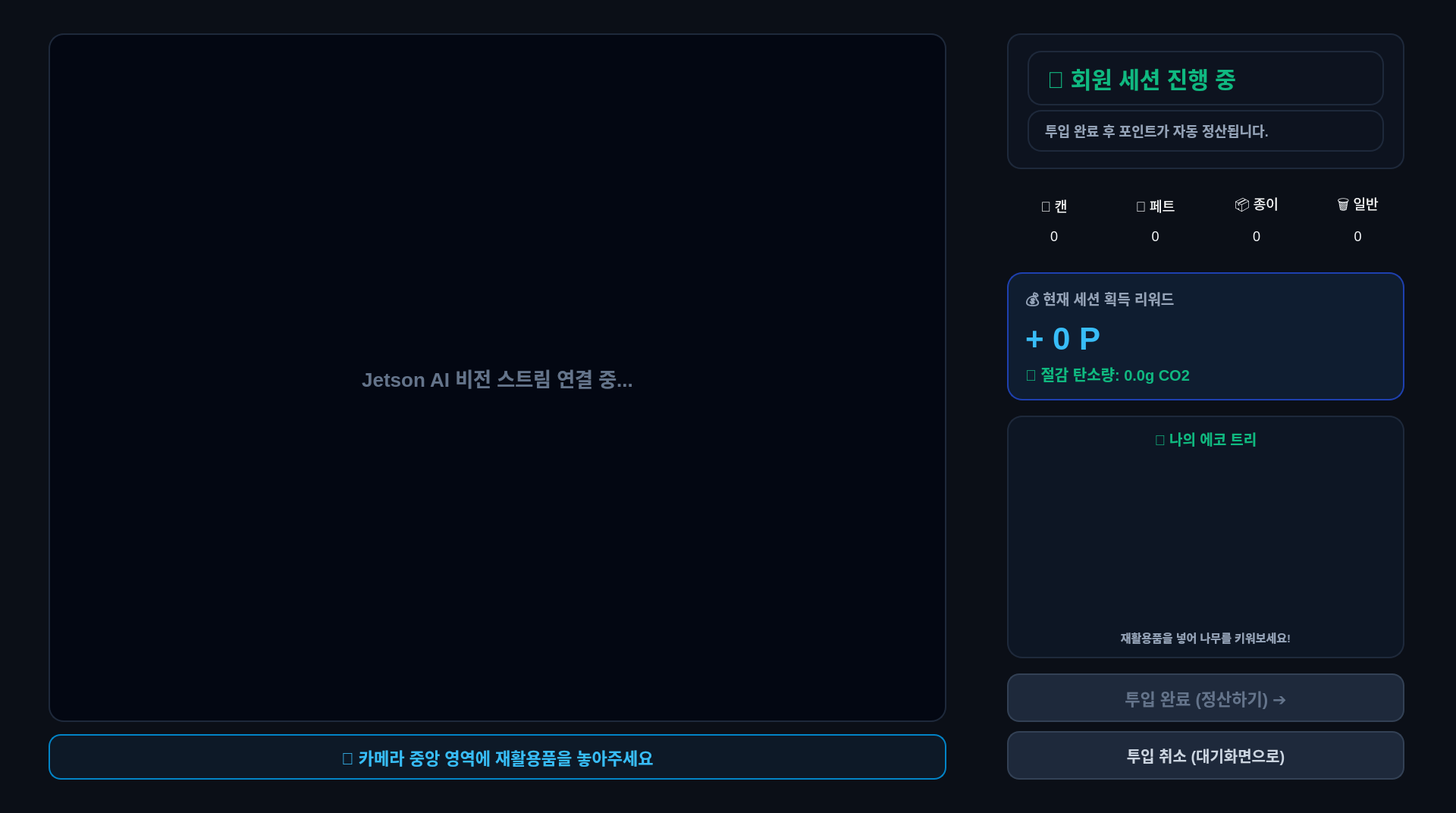
<?xml version="1.0" encoding="UTF-8"?>
<ui version="4.0">
 <class>RecyclePage</class>
 <widget class="QWidget" name="RecyclePage">
  <property name="enabled">
   <bool>false</bool>
  </property>
  <property name="geometry">
   <rect>
    <x>0</x>
    <y>0</y>
    <width>1920</width>
    <height>1052</height>
   </rect>
  </property>
  <property name="styleSheet">
   <string notr="true">
QWidget {
    background-color: #0B0F17;
    color: #F8FAFC;
    font-family: 'Pretendard', 'Segoe UI', sans-serif;
    font-size: 18px;
}

QLabel {
    background-color: transparent;
}

/* 카드 패널 공통 */
QFrame.kioskPanel {
    background-color: #111827;
    border: 2px solid #1F2937;
    border-radius: 24px;
}

/* 좌측 비디오 뷰어 */
QLabel#lblVideo {
    background-color: #030712;
    border: 2px solid #1E293B;
    border-radius: 20px;
    color: #64748B;
    font-size: 26px;
    font-weight: 800;
}

/* 실시간 하단 가이드 배너 */
QLabel#lblGuideBanner {
    background-color: #0D1927;
    border: 2px solid #0284C7;
    border-radius: 16px;
    color: #38BDF8;
    font-size: 22px;
    font-weight: 800;
    padding: 10px;
}

/* 사용자 세션 */
QLabel#lblUserGreeting { font-size: 30px; font-weight: 900; color: #10B981; }
QLabel#lblSessionMode { font-size: 18px; font-weight: 600; color: #94A3B8; }

/* 4종 스코어보드 박스 */
QFrame.countItemBox {
    background-color: #0D131F;
    border: 1.5px solid #1E293B;
    border-radius: 16px;
}
QLabel.itemCountTitle { font-size: 20px; font-weight: 800; color: #CBD5E1; }
QLabel.itemCountNum { font-size: 36px; font-weight: 900; color: #F8FAFC; }

/* 총 리워드 카드 */
QFrame#frameTotalReward {
    background-color: #0F1D30;
    border: 2px solid #1E40AF;
    border-radius: 20px;
}
QLabel#lblRewardHeader { font-size: 19px; font-weight: 800; color: #94A3B8; }
QLabel#lblTotalPoints { font-size: 42px; font-weight: 900; color: #38BDF8; }
QLabel#lblTotalCarbon { font-size: 20px; font-weight: 800; color: #10B981; }

/* 액션 버튼 */
QPushButton#btnFinishSession {
    background-color: qlineargradient(spread:pad, x1:0, y1:0, x2:1, y2:0, stop:0 #10B981, stop:1 #06B6D4);
    color: #FFFFFF;
    font-size: 22px;
    font-weight: 900;
    border: none;
    border-radius: 16px;
}
QPushButton#btnFinishSession:disabled {
    background-color: #1E293B;
    border: 1.5px solid #334155;
    color: #64748B;
}
QPushButton#btnFinishSession:hover {
    background-color: qlineargradient(spread:pad, x1:0, y1:0, x2:1, y2:0, stop:0 #059669, stop:1 #0891B2);
}
QPushButton#btnFinishSession:pressed { background-color: #047857; }

QPushButton#btnCancelSession {
    background-color: #1E293B;
    color: #CBD5E1;
    font-size: 20px;
    font-weight: 800;
    border: 1.5px solid #334155;
    border-radius: 16px;
}
QPushButton#btnCancelSession:hover {
    color: #EF4444;
    border-color: #EF4444;
    background-color: rgba(239, 68, 68, 0.12);
}
QPushButton#btnCancelSession:pressed { background-color: rgba(239, 68, 68, 0.2); }
   </string>
  </property>
  <layout class="QHBoxLayout" name="mainHLayout">
   <property name="spacing">
    <number>28</number>
   </property>
   <property name="leftMargin">
    <number>40</number>
   </property>
   <property name="topMargin">
    <number>20</number>
   </property>
   <property name="rightMargin">
    <number>40</number>
   </property>
   <property name="bottomMargin">
    <number>20</number>
   </property>
   <item>
    <widget class="QFrame" name="frameVideoSection">
     <property name="sizePolicy">
      <sizepolicy hsizetype="Expanding" vsizetype="Expanding">
       <horstretch>3</horstretch>
       <verstretch>0</verstretch>
      </sizepolicy>
     </property>
     <property name="class" stdset="0">
      <string>kioskPanel</string>
     </property>
     <layout class="QVBoxLayout" name="videoVLayout">
      <property name="spacing">
       <number>16</number>
      </property>
      <property name="leftMargin">
       <number>24</number>
      </property>
      <property name="topMargin">
       <number>24</number>
      </property>
      <property name="rightMargin">
       <number>24</number>
      </property>
      <property name="bottomMargin">
       <number>24</number>
      </property>
      <item>
       <widget class="QLabel" name="lblVideo">
        <property name="sizePolicy">
         <sizepolicy hsizetype="Ignored" vsizetype="Ignored">
          <horstretch>0</horstretch>
          <verstretch>1</verstretch>
         </sizepolicy>
        </property>
        <property name="minimumSize">
         <size>
          <width>820</width>
          <height>560</height>
         </size>
        </property>
        <property name="text">
         <string>Jetson AI 비전 스트림 연결 중...</string>
        </property>
        <property name="alignment">
         <set>Qt::AlignmentFlag::AlignCenter</set>
        </property>
       </widget>
      </item>
      <item>
       <widget class="QLabel" name="lblGuideBanner">
        <property name="minimumSize">
         <size>
          <width>0</width>
          <height>60</height>
         </size>
        </property>
        <property name="maximumSize">
         <size>
          <width>16777215</width>
          <height>60</height>
         </size>
        </property>
        <property name="text">
         <string>🎯 카메라 중앙 영역에 재활용품을 놓아주세요</string>
        </property>
        <property name="alignment">
         <set>Qt::AlignmentFlag::AlignCenter</set>
        </property>
       </widget>
      </item>
     </layout>
    </widget>
   </item>
   <item>
    <widget class="QFrame" name="frameSideSection">
     <property name="sizePolicy">
      <sizepolicy hsizetype="Preferred" vsizetype="Expanding">
       <horstretch>2</horstretch>
       <verstretch>0</verstretch>
      </sizepolicy>
     </property>
     <property name="minimumSize">
      <size>
       <width>540</width>
       <height>0</height>
      </size>
     </property>
     <property name="maximumSize">
      <size>
       <width>580</width>
       <height>16777215</height>
      </size>
     </property>
     <property name="class" stdset="0">
      <string>kioskPanel</string>
     </property>
     <layout class="QVBoxLayout" name="sideVLayout">
      <property name="spacing">
       <number>20</number>
      </property>
      <property name="leftMargin">
       <number>28</number>
      </property>
      <property name="topMargin">
       <number>24</number>
      </property>
      <property name="rightMargin">
       <number>28</number>
      </property>
      <property name="bottomMargin">
       <number>24</number>
      </property>
      <item>
       <widget class="QFrame" name="frameUserInfo">
        <property name="styleSheet">
         <string notr="true">background-color: #0D131F; border: 1.5px solid #1E293B; border-radius: 18px; padding: 12px 16px;</string>
        </property>
        <layout class="QVBoxLayout" name="userVLayout">
         <property name="spacing">
          <number>6</number>
         </property>
         <item>
          <widget class="QLabel" name="lblUserGreeting">
           <property name="text">
            <string>👤 회원 세션 진행 중</string>
           </property>
          </widget>
         </item>
         <item>
          <widget class="QLabel" name="lblSessionMode">
           <property name="text">
            <string>투입 완료 후 포인트가 자동 정산됩니다.</string>
           </property>
          </widget>
         </item>
        </layout>
       </widget>
      </item>
      <item>
       <layout class="QHBoxLayout" name="countsHLayout">
        <property name="spacing">
         <number>10</number>
        </property>
        <item>
         <widget class="QFrame" name="boxCan">
          <property name="minimumSize">
           <size>
            <width>0</width>
            <height>96</height>
           </size>
          </property>
          <property name="class" stdset="0">
           <string>countItemBox</string>
          </property>
          <layout class="QVBoxLayout" name="canVLayout">
           <property name="spacing">
            <number>4</number>
           </property>
           <property name="leftMargin">
            <number>6</number>
           </property>
           <property name="topMargin">
            <number>10</number>
           </property>
           <property name="rightMargin">
            <number>6</number>
           </property>
           <property name="bottomMargin">
            <number>10</number>
           </property>
           <item>
            <widget class="QLabel" name="lblCanTitle">
             <property name="text">
              <string>🥫 캔</string>
             </property>
             <property name="alignment">
              <set>Qt::AlignmentFlag::AlignCenter</set>
             </property>
             <property name="class" stdset="0">
              <string>itemCountTitle</string>
             </property>
            </widget>
           </item>
           <item>
            <widget class="QLabel" name="lblCanCount">
             <property name="text">
              <string>0</string>
             </property>
             <property name="alignment">
              <set>Qt::AlignmentFlag::AlignCenter</set>
             </property>
             <property name="class" stdset="0">
              <string>itemCountNum</string>
             </property>
            </widget>
           </item>
          </layout>
         </widget>
        </item>
        <item>
         <widget class="QFrame" name="boxPet">
          <property name="minimumSize">
           <size>
            <width>0</width>
            <height>96</height>
           </size>
          </property>
          <property name="class" stdset="0">
           <string>countItemBox</string>
          </property>
          <layout class="QVBoxLayout" name="petVLayout">
           <property name="spacing">
            <number>4</number>
           </property>
           <property name="leftMargin">
            <number>6</number>
           </property>
           <property name="topMargin">
            <number>10</number>
           </property>
           <property name="rightMargin">
            <number>6</number>
           </property>
           <property name="bottomMargin">
            <number>10</number>
           </property>
           <item>
            <widget class="QLabel" name="lblPetTitle">
             <property name="text">
              <string>🧴 페트</string>
             </property>
             <property name="alignment">
              <set>Qt::AlignmentFlag::AlignCenter</set>
             </property>
             <property name="class" stdset="0">
              <string>itemCountTitle</string>
             </property>
            </widget>
           </item>
           <item>
            <widget class="QLabel" name="lblPetCount">
             <property name="text">
              <string>0</string>
             </property>
             <property name="alignment">
              <set>Qt::AlignmentFlag::AlignCenter</set>
             </property>
             <property name="class" stdset="0">
              <string>itemCountNum</string>
             </property>
            </widget>
           </item>
          </layout>
         </widget>
        </item>
        <item>
         <widget class="QFrame" name="boxPaper">
          <property name="minimumSize">
           <size>
            <width>0</width>
            <height>96</height>
           </size>
          </property>
          <property name="class" stdset="0">
           <string>countItemBox</string>
          </property>
          <layout class="QVBoxLayout" name="paperVLayout">
           <property name="spacing">
            <number>4</number>
           </property>
           <property name="leftMargin">
            <number>6</number>
           </property>
           <property name="topMargin">
            <number>10</number>
           </property>
           <property name="rightMargin">
            <number>6</number>
           </property>
           <property name="bottomMargin">
            <number>10</number>
           </property>
           <item>
            <widget class="QLabel" name="lblPaperTitle">
             <property name="text">
              <string>📦 종이</string>
             </property>
             <property name="alignment">
              <set>Qt::AlignmentFlag::AlignCenter</set>
             </property>
             <property name="class" stdset="0">
              <string>itemCountTitle</string>
             </property>
            </widget>
           </item>
           <item>
            <widget class="QLabel" name="lblPaperCount">
             <property name="text">
              <string>0</string>
             </property>
             <property name="alignment">
              <set>Qt::AlignmentFlag::AlignCenter</set>
             </property>
             <property name="class" stdset="0">
              <string>itemCountNum</string>
             </property>
            </widget>
           </item>
          </layout>
         </widget>
        </item>
        <item>
         <widget class="QFrame" name="boxGeneral">
          <property name="minimumSize">
           <size>
            <width>0</width>
            <height>96</height>
           </size>
          </property>
          <property name="class" stdset="0">
           <string>countItemBox</string>
          </property>
          <layout class="QVBoxLayout" name="generalVLayout">
           <property name="spacing">
            <number>4</number>
           </property>
           <property name="leftMargin">
            <number>6</number>
           </property>
           <property name="topMargin">
            <number>10</number>
           </property>
           <property name="rightMargin">
            <number>6</number>
           </property>
           <property name="bottomMargin">
            <number>10</number>
           </property>
           <item>
            <widget class="QLabel" name="lblGeneralTitle">
             <property name="text">
              <string>🗑️ 일반</string>
             </property>
             <property name="alignment">
              <set>Qt::AlignmentFlag::AlignCenter</set>
             </property>
             <property name="class" stdset="0">
              <string>itemCountTitle</string>
             </property>
            </widget>
           </item>
           <item>
            <widget class="QLabel" name="lblGeneralCount">
             <property name="text">
              <string>0</string>
             </property>
             <property name="alignment">
              <set>Qt::AlignmentFlag::AlignCenter</set>
             </property>
             <property name="class" stdset="0">
              <string>itemCountNum</string>
             </property>
            </widget>
           </item>
          </layout>
         </widget>
        </item>
       </layout>
      </item>
      <item>
       <widget class="QFrame" name="frameTotalReward">
        <layout class="QVBoxLayout" name="rewardVLayout">
         <property name="spacing">
          <number>8</number>
         </property>
         <property name="leftMargin">
          <number>22</number>
         </property>
         <property name="topMargin">
          <number>18</number>
         </property>
         <property name="rightMargin">
          <number>22</number>
         </property>
         <property name="bottomMargin">
          <number>18</number>
         </property>
         <item>
          <widget class="QLabel" name="lblRewardHeader">
           <property name="text">
            <string>💰 현재 세션 획득 리워드</string>
           </property>
          </widget>
         </item>
         <item>
          <widget class="QLabel" name="lblTotalPoints">
           <property name="text">
            <string>+ 0 P</string>
           </property>
          </widget>
         </item>
         <item>
          <widget class="QLabel" name="lblTotalCarbon">
           <property name="text">
            <string>🌱 절감 탄소량: 0.0g CO2</string>
           </property>
          </widget>
         </item>
        </layout>
       </widget>
      </item>
      <item>
       <widget class="QFrame" name="frameEcoTree">
        <property name="styleSheet">
         <string notr="true">
          QFrame#frameEcoTree {
              background-color: #0D1624;
              border: 1.5px solid #1E293B;
              border-radius: 20px;
          }
         </string>
        </property>
        <layout class="QVBoxLayout" name="ecoTreeVLayout">
         <property name="spacing">
          <number>8</number>
         </property>
         <property name="leftMargin">
          <number>16</number>
         </property>
         <property name="topMargin">
          <number>14</number>
         </property>
         <property name="rightMargin">
          <number>16</number>
         </property>
         <property name="bottomMargin">
          <number>14</number>
         </property>
         <item>
          <widget class="QLabel" name="lblEcoTreeTitle">
           <property name="styleSheet">
            <string notr="true">
             font-size: 19px;
             font-weight: 800;
             color: #10B981;
            </string>
           </property>
           <property name="text">
            <string>🌱 나의 에코 트리</string>
           </property>
           <property name="alignment">
            <set>Qt::AlignmentFlag::AlignCenter</set>
           </property>
          </widget>
         </item>
         <item>
          <widget class="QLabel" name="lblEcoTree">
           <property name="sizePolicy">
            <sizepolicy hsizetype="Preferred" vsizetype="Expanding">
             <horstretch>0</horstretch>
             <verstretch>1</verstretch>
            </sizepolicy>
           </property>
           <property name="minimumSize">
            <size>
             <width>260</width>
             <height>220</height>
            </size>
           </property>
           <property name="text">
            <string/>
           </property>
           <property name="alignment">
            <set>Qt::AlignmentFlag::AlignCenter</set>
           </property>
          </widget>
         </item>
         <item>
          <widget class="QLabel" name="lblEcoTreeStatus">
           <property name="styleSheet">
            <string notr="true">
             font-size: 15px;
             font-weight: 600;
             color: #94A3B8;
            </string>
           </property>
           <property name="text">
            <string>재활용품을 넣어 나무를 키워보세요!</string>
           </property>
           <property name="alignment">
            <set>Qt::AlignmentFlag::AlignCenter</set>
           </property>
          </widget>
         </item>
        </layout>
       </widget>
      </item>
      <item>
       <layout class="QVBoxLayout" name="btnGroupVLayout">
        <property name="spacing">
         <number>12</number>
        </property>
        <item>
         <widget class="QPushButton" name="btnFinishSession">
          <property name="enabled">
           <bool>false</bool>
          </property>
          <property name="minimumSize">
           <size>
            <width>0</width>
            <height>64</height>
           </size>
          </property>
          <property name="maximumSize">
           <size>
            <width>16777215</width>
            <height>64</height>
           </size>
          </property>
          <property name="cursor">
           <cursorShape>PointingHandCursor</cursorShape>
          </property>
          <property name="text">
           <string>투입 완료 (정산하기) ➔</string>
          </property>
         </widget>
        </item>
        <item>
         <widget class="QPushButton" name="btnCancelSession">
          <property name="minimumSize">
           <size>
            <width>0</width>
            <height>64</height>
           </size>
          </property>
          <property name="maximumSize">
           <size>
            <width>16777215</width>
            <height>64</height>
           </size>
          </property>
          <property name="cursor">
           <cursorShape>PointingHandCursor</cursorShape>
          </property>
          <property name="text">
           <string>투입 취소 (대기화면으로)</string>
          </property>
         </widget>
        </item>
       </layout>
      </item>
     </layout>
    </widget>
   </item>
  </layout>
 </widget>
 <resources/>
 <connections/>
</ui>
